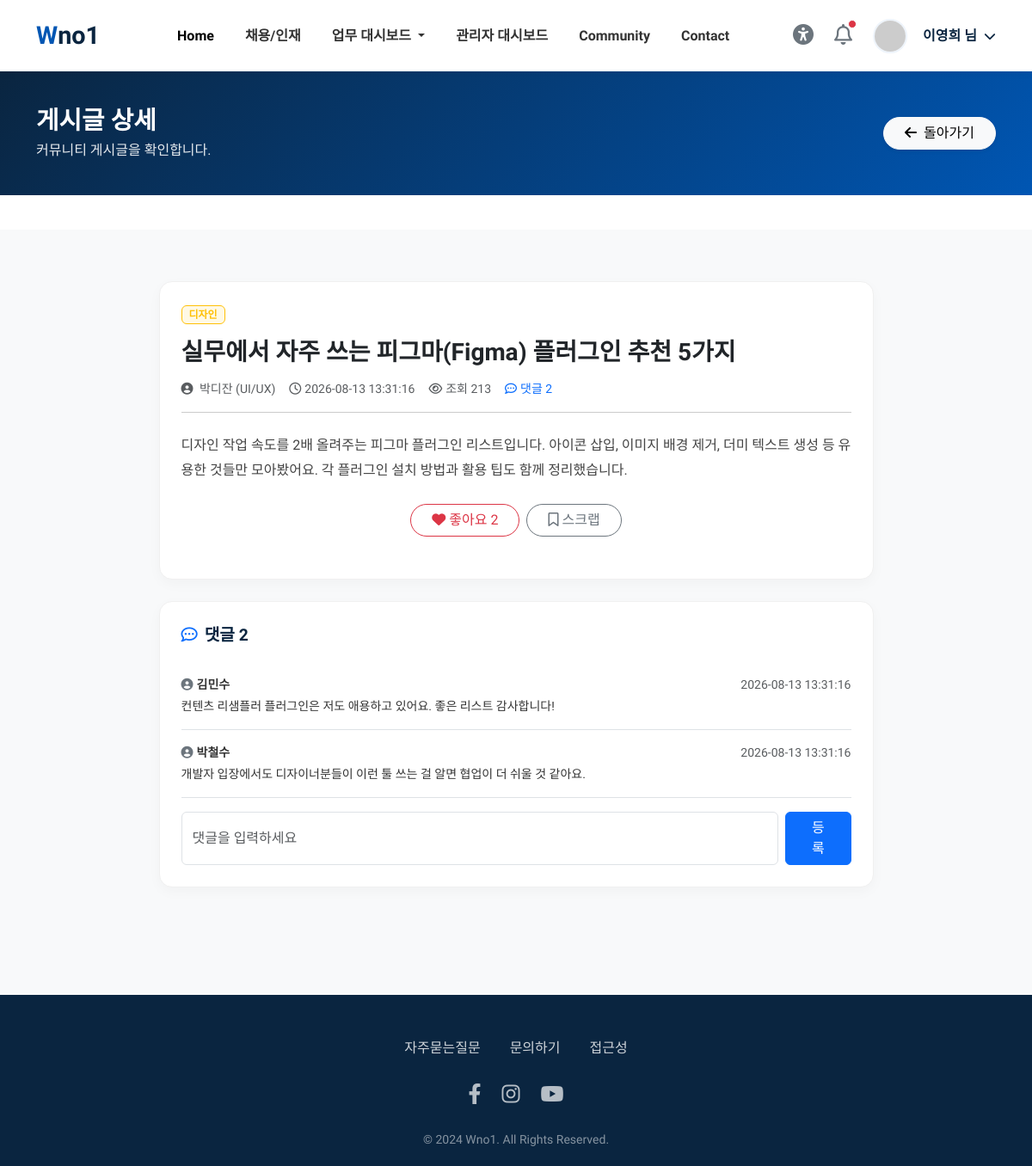
The page /post/3 (signed in) on the database as committed earlier.
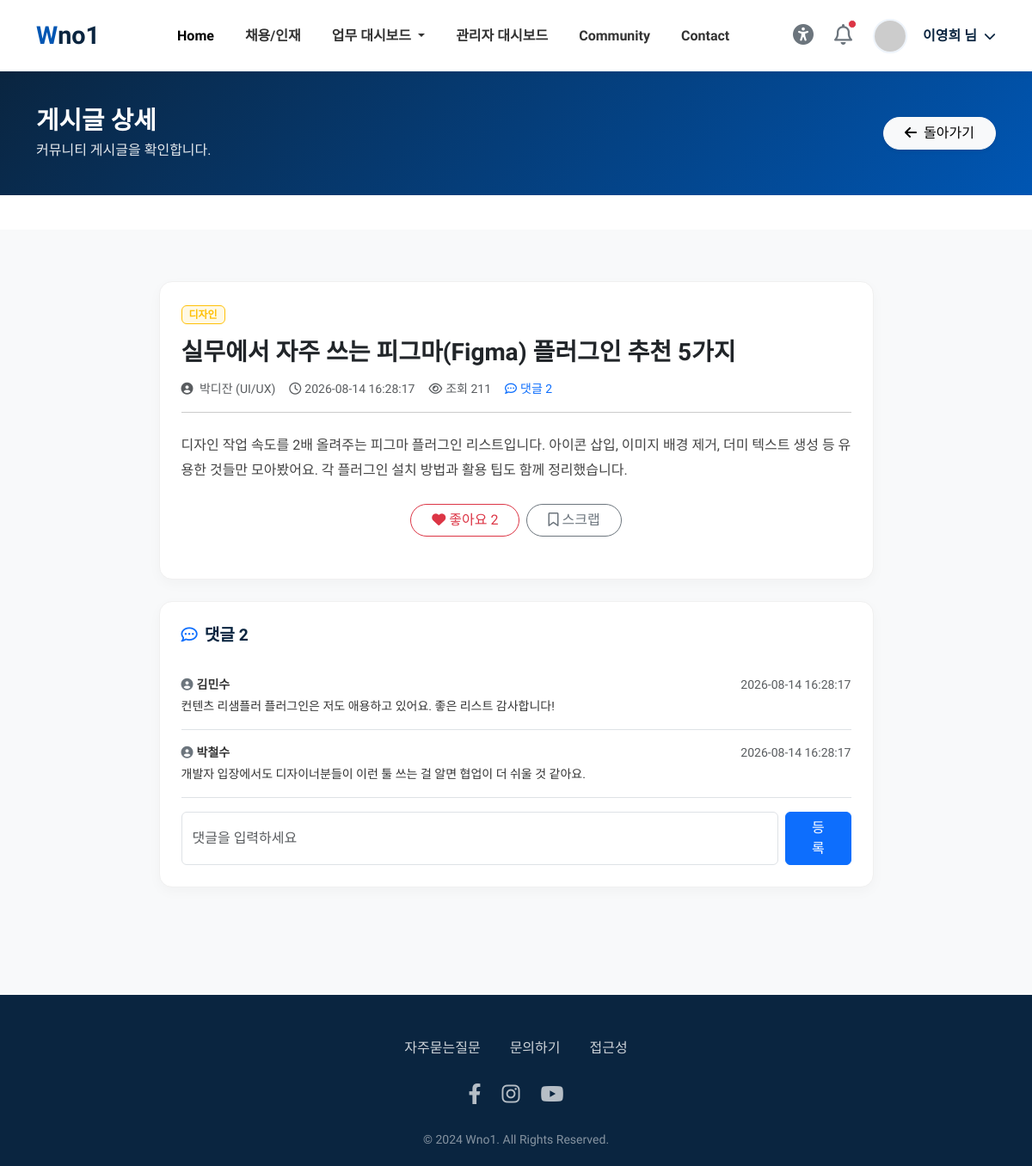
The same page on the database as committed later.
### tables this page shows
CREATE TABLE posts (
        id INTEGER PRIMARY KEY AUTOINCREMENT,
        user_id INTEGER,
        category TEXT DEFAULT 'general',
        title TEXT NOT NULL,
        content TEXT,
        author TEXT DEFAULT '',
        dept TEXT DEFAULT '',
        views INTEGER DEFAULT 0,
        created_at TEXT DEFAULT (datetime('now','localtime'))
    );

CREATE TABLE comments (
        id INTEGER PRIMARY KEY AUTOINCREMENT,
        post_id INTEGER NOT NULL,
        user_id INTEGER,
        author TEXT DEFAULT '',
        content TEXT NOT NULL,
        created_at TEXT DEFAULT (datetime('now','localtime'))
    );

### routers/community.py (the view)
@router.get("/post/{post_id}", response_class=HTMLResponse)
async def post_detail(request: Request, post_id: int):
    if not check_login(request):
        return RedirectResponse(url="/login", status_code=303)
    u = get_current_user(request)
    uid = u["user_id"]
    conn = get_sqlite()
    try:
        conn.execute("UPDATE posts SET views=views+1 WHERE id=?", (post_id,))
        conn.commit()
        row = conn.execute(
            "SELECT p.*, u.position AS author_position, u.phone AS author_phone "
            "FROM posts p LEFT JOIN users u ON u.id=p.user_id WHERE p.id=?",
            (post_id,)
        ).fetchone()
        if not row:
            return HTMLResponse("<h2>게시글을 찾을 수 없습니다</h2><a href='/community'>돌아가기</a>", status_code=404)
        comments = [dict(c) for c in conn.execute(
            "SELECT * FROM comments WHERE post_id=? ORDER BY id ASC", (post_id,)).fetchall()]
        like_count = conn.execute("SELECT COUNT(*) FROM post_likes WHERE post_id=?", (post_id,)).fetchone()[0]
        liked = conn.execute("SELECT 1 FROM post_likes WHERE post_id=? AND user_id=?", (post_id, uid)).fetchone() is not None
        bookmarked = conn.execute("SELECT 1 FROM bookmarks WHERE post_id=? AND user_id=?", (post_id, uid)).fetchone() is not None
    finally:
        conn.close()
    return templates.TemplateResponse(
        request=request, name="top/post_detail.html", context={
            "request": request, "page_title": dict(row)["title"],
            "post": dict(row), "comments": comments,
            "like_count": like_count, "liked": liked, "bookmarked": bookmarked,
            "categories": POST_CATEGORIES,
            "user_name": u["user_name"],
            "session_uid": uid,
        }
    )

### templates/top/post_detail.html (shortened to what the changed rows need)
<!DOCTYPE html>
<html lang="ko">
{% include 'common/header.html' %}
<body>
<div class="dash-header">
    <div class="container d-flex justify-content-between align-items-center flex-wrap gap-3">
        <div>
            <h2>게시글 상세</h2>
        </div>
    </div>
</div>
<div class="list-section">
    <div class="container">
        <div class="row justify-content-center">
            <div class="col-lg-9">
                <div class="content-card">
                    {% set meta = categories.get(post.category, ('자유', 'secondary')) %}
                    <div class="mb-3">
                        <span class="badge bg-{{ meta[1] }} bg-opacity-10 text-{{ meta[1] }} border border-{{ meta[1] }} px-2 py-1">{{ meta[0] }}</span>
                    </div>
                    <h3 class="fw-bold text-dark mb-3">{{ post.title }}</h3>
                    <div class="d-flex align-items-center gap-3 mb-3 small text-muted">
                        <span>
                            <i class="fas fa-user-circle me-1"></i>
                            <a href="#" class="text-muted text-decoration-none author-link"
                               data-name="{{ post.author }}"
                               data-dept="{{ post.dept or '' }}"
                               data-position="{{ post.author_position or '' }}"
                               data-phone="{{ post.author_phone or '' }}"
                               data-bs-toggle="modal" data-bs-target="#profileModal">{{ post.author }}</a>{% if post.dept %} ({{ post.dept }}){% endif %}
                        </span>
                        <span><i class="far fa-clock me-1"></i>{{ post.created_at }}</span>
                        <span><i class="far fa-eye me-1"></i>조회 {{ post.views }}</span>
                        <span class="text-primary"><i class="far fa-comment-dots me-1"></i>댓글 <span id="commentCountTop">{{ comments|length }}</span></span>
                    </div>
                    <hr class="mb-4">
                    <div class="detail-body" style="line-height: 1.8; color: #444; white-space: pre-wrap;">{{ post.content }}</div>
                    <div class="d-flex gap-2 justify-content-center my-4">
                        <button id="likeBtn" class="btn btn-outline-danger rounded-pill px-4">
                        </button>
                        <button id="bmBtn" class="btn btn-outline-secondary rounded-pill px-4">
                        </button>
                    </div>
                </div>
                <div class="content-card mt-4">
                    {% for c in comments %}
                    <div class="border-bottom py-3" id="comment-{{ c.id }}">
                        <div class="d-flex justify-content-between small mb-1">
                            <span class="fw-bold"><i class="fas fa-user-circle me-1 text-secondary"></i>{{ c.author }}</span>
                            <div class="d-flex align-items-center gap-2">
                                <span class="text-muted">{{ c.created_at }}</span>
                            </div>
                        </div>
                        <p class="mb-0 small">{{ c.content }}</p>
                    </div>
                    {% else %}
                    <p class="text-muted small py-3 mb-0">첫 댓글을 남겨보세요.</p>
                    {% endfor %}
                </div>
            </div>
        </div>
    </div>
</div>
</body>
</html>

Rows that differ between the two databases and show on the page:
changed posts "실무에서 자주 쓰는 피그마(Figma) 플러그인 추천 5가지": created_at "2026-08-13 13:31:16" → "2026-08-14 16:28:17"; views "213" → "211"
changed comments "김민수": created_at "2026-08-13 13:31:16" → "2026-08-14 16:28:17"
changed comments "박철수": created_at "2026-08-13 13:31:16" → "2026-08-14 16:28:17"
